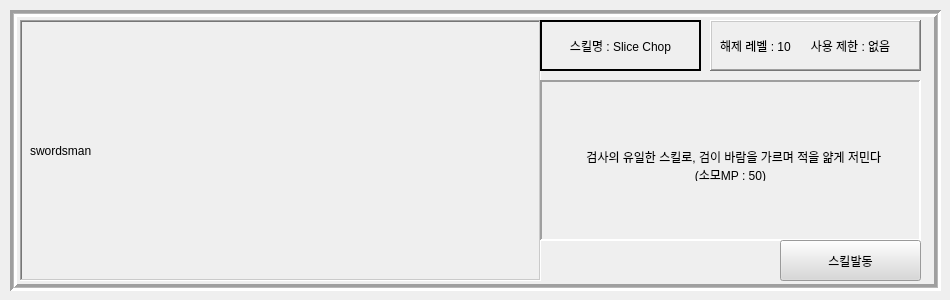
   <widget class="QWidget" name="page_swordsman">
    <widget class="QFrame" name="frame_2">
     <property name="geometry">
      <rect>
       <x>10</x>
       <y>10</y>
       <width>931</width>
       <height>281</height>
      </rect>
     </property>
     <property name="styleSheet">
      <string notr="true"/>
     </property>
     <property name="frameShape">
      <enum>QFrame::Box</enum>
     </property>
     <property name="frameShadow">
      <enum>QFrame::Sunken</enum>
     </property>
     <property name="lineWidth">
      <number>3</number>
     </property>
     <property name="midLineWidth">
      <number>1</number>
     </property>
     <widget class="QFrame" name="lb_frame_2">
      <property name="geometry">
       <rect>
        <x>10</x>
        <y>10</y>
        <width>521</width>
        <height>261</height>
       </rect>
      </property>
      <property name="frameShape">
       <enum>QFrame::WinPanel</enum>
      </property>
      <property name="frameShadow">
       <enum>QFrame::Sunken</enum>
      </property>
      <property name="lineWidth">
       <number>2</number>
      </property>
      <property name="midLineWidth">
       <number>1</number>
      </property>
      <widget class="QLabel" name="gif_2">
       <property name="geometry">
        <rect>
         <x>10</x>
         <y>10</y>
         <width>511</width>
         <height>241</height>
        </rect>
       </property>
       <property name="text">
        <string>swordsman</string>
       </property>
      </widget>
     </widget>
     <widget class="QFrame" name="frame_0_4">
      <property name="geometry">
       <rect>
        <x>530</x>
        <y>10</y>
        <width>161</width>
        <height>51</height>
       </rect>
      </property>
      <property name="frameShape">
       <enum>QFrame::WinPanel</enum>
      </property>
      <property name="frameShadow">
       <enum>QFrame::Plain</enum>
      </property>
      <property name="lineWidth">
       <number>2</number>
      </property>
      <property name="midLineWidth">
       <number>1</number>
      </property>
      <widget class="QLabel" name="slice_chop">
       <property name="geometry">
        <rect>
         <x>0</x>
         <y>10</y>
         <width>161</width>
         <height>31</height>
        </rect>
       </property>
       <property name="text">
        <string>스킬명 : Slice Chop</string>
       </property>
       <property name="alignment">
        <set>Qt::AlignCenter</set>
       </property>
      </widget>
     </widget>
     <widget class="QFrame" name="frame_0_5">
      <property name="geometry">
       <rect>
        <x>700</x>
        <y>10</y>
        <width>211</width>
        <height>51</height>
       </rect>
      </property>
      <property name="autoFillBackground">
       <bool>false</bool>
      </property>
      <property name="frameShape">
       <enum>QFrame::WinPanel</enum>
      </property>
      <property name="frameShadow">
       <enum>QFrame::Raised</enum>
      </property>
      <property name="lineWidth">
       <number>2</number>
      </property>
      <property name="midLineWidth">
       <number>1</number>
      </property>
      <widget class="QLabel" name="skill_info_4">
       <property name="geometry">
        <rect>
         <x>10</x>
         <y>10</y>
         <width>381</width>
         <height>31</height>
        </rect>
       </property>
       <property name="text">
        <string>해제 레벨 : 10      사용 제한 : 없음</string>
       </property>
       <property name="alignment">
        <set>Qt::AlignLeading|Qt::AlignLeft|Qt::AlignVCenter</set>
       </property>
       <property name="wordWrap">
        <bool>true</bool>
       </property>
      </widget>
     </widget>
     <widget class="QFrame" name="frame_0_6">
      <property name="geometry">
       <rect>
        <x>530</x>
        <y>70</y>
        <width>381</width>
        <height>161</height>
       </rect>
      </property>
      <property name="frameShape">
       <enum>QFrame::Panel</enum>
      </property>
      <property name="frameShadow">
       <enum>QFrame::Sunken</enum>
      </property>
      <property name="lineWidth">
       <number>2</number>
      </property>
      <property name="midLineWidth">
       <number>3</number>
      </property>
      <widget class="QLabel" name="skill_info_0_2">
       <property name="geometry">
        <rect>
         <x>-10</x>
         <y>70</y>
         <width>401</width>
         <height>31</height>
        </rect>
       </property>
       <property name="text">
        <string>  검사의 유일한 스킬로, 검이 바람을 가르며 적을 얆게 저민다                                                                                                         (소모MP : 50)</string>
       </property>
       <property name="scaledContents">
        <bool>false</bool>
       </property>
       <property name="alignment">
        <set>Qt::AlignCenter</set>
       </property>
       <property name="wordWrap">
        <bool>true</bool>
       </property>
      </widget>
     </widget>
     <widget class="QPushButton" name="skill_btn_swordsman_slice_chop">
      <property name="geometry">
       <rect>
        <x>770</x>
        <y>230</y>
        <width>141</width>
        <height>41</height>
       </rect>
      </property>
      <property name="styleSheet">
       <string notr="true">background-color: rgb(216, 216, 216);</string>
      </property>
      <property name="text">
       <string>스킬발동</string>
      </property>
     </widget>
     <widget class="QLabel" name="label_40">
      <property name="geometry">
       <rect>
        <x>690</x>
        <y>230</y>
        <width>41</width>
        <height>41</height>
       </rect>
      </property>
      <property name="text">
       <string/>
      </property>
      <property name="pixmap">
       <pixmap>../../../../Downloads/Map_tile_45.png</pixmap>
      </property>
      <property name="scaledContents">
       <bool>true</bool>
      </property>
     </widget>
     <widget class="QLabel" name="label_41">
      <property name="geometry">
       <rect>
        <x>730</x>
        <y>230</y>
        <width>41</width>
        <height>41</height>
       </rect>
      </property>
      <property name="text">
       <string/>
      </property>
      <property name="pixmap">
       <pixmap>../../../../Downloads/Map_tile_45.png</pixmap>
      </property>
      <property name="scaledContents">
       <bool>true</bool>
      </property>
     </widget>
     <widget class="QLabel" name="label_42">
      <property name="geometry">
       <rect>
        <x>610</x>
        <y>230</y>
        <width>41</width>
        <height>41</height>
       </rect>
      </property>
      <property name="text">
       <string/>
      </property>
      <property name="pixmap">
       <pixmap>../../../../Downloads/Map_tile_45.png</pixmap>
      </property>
      <property name="scaledContents">
       <bool>true</bool>
      </property>
     </widget>
     <widget class="QLabel" name="label_43">
      <property name="geometry">
       <rect>
        <x>570</x>
        <y>230</y>
        <width>41</width>
        <height>41</height>
       </rect>
      </property>
      <property name="text">
       <string/>
      </property>
      <property name="pixmap">
       <pixmap>../../../../Downloads/Map_tile_45.png</pixmap>
      </property>
      <property name="scaledContents">
       <bool>true</bool>
      </property>
     </widget>
     <widget class="QLabel" name="label_45">
      <property name="geometry">
       <rect>
        <x>650</x>
        <y>230</y>
        <width>41</width>
        <height>41</height>
       </rect>
      </property>
      <property name="text">
       <string/>
      </property>
      <property name="pixmap">
       <pixmap>../../../../Downloads/Map_tile_45.png</pixmap>
      </property>
      <property name="scaledContents">
       <bool>true</bool>
      </property>
     </widget>
     <widget class="QLabel" name="label_48">
      <property name="geometry">
       <rect>
        <x>530</x>
        <y>230</y>
        <width>41</width>
        <height>41</height>
       </rect>
      </property>
      <property name="text">
       <string/>
      </property>
      <property name="pixmap">
       <pixmap>../../../../Downloads/Map_tile_45.png</pixmap>
      </property>
      <property name="scaledContents">
       <bool>true</bool>
      </property>
     </widget>
    </widget>
   </widget>
